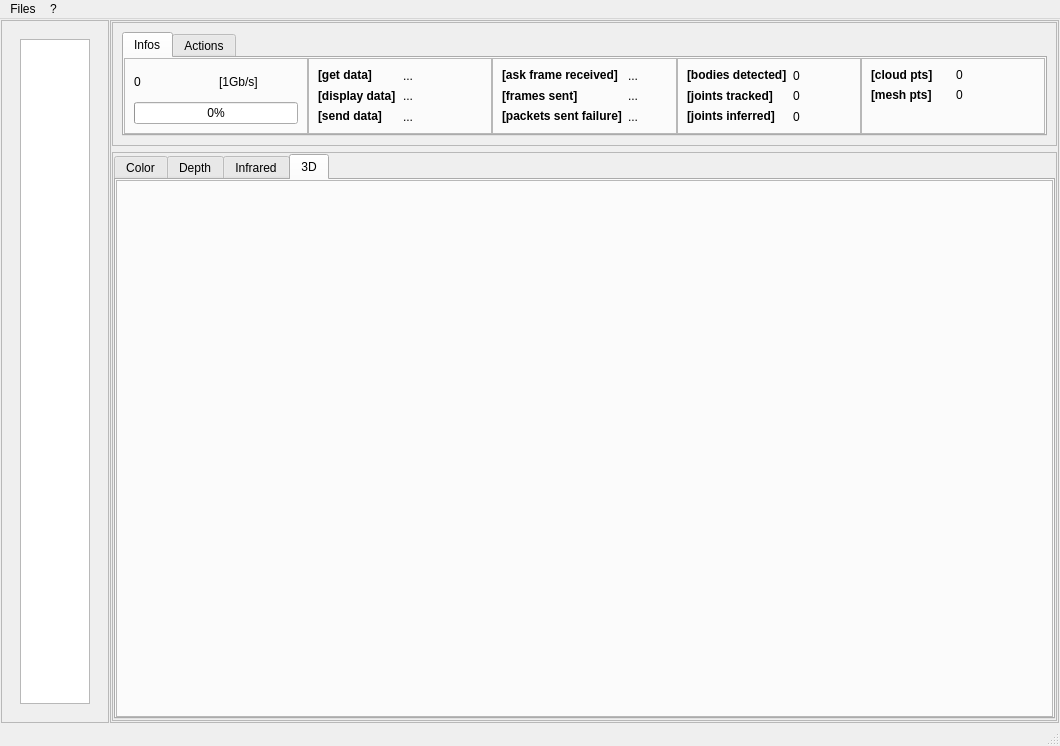
<?xml version="1.0" encoding="UTF-8"?>
<ui version="4.0">
 <class>GrabberW</class>
 <widget class="QMainWindow" name="GrabberW">
  <property name="geometry">
   <rect>
    <x>0</x>
    <y>0</y>
    <width>1060</width>
    <height>746</height>
   </rect>
  </property>
  <property name="windowTitle">
   <string>Scanner grabber</string>
  </property>
  <widget class="QWidget" name="centralwidget">
   <layout class="QHBoxLayout" name="horizontalLayout_7" stretch="1,20">
    <property name="spacing">
     <number>1</number>
    </property>
    <property name="leftMargin">
     <number>1</number>
    </property>
    <property name="topMargin">
     <number>1</number>
    </property>
    <property name="rightMargin">
     <number>1</number>
    </property>
    <property name="bottomMargin">
     <number>1</number>
    </property>
    <item>
     <widget class="QFrame" name="fLeftMenu">
      <property name="minimumSize">
       <size>
        <width>0</width>
        <height>50</height>
       </size>
      </property>
      <property name="frameShape">
       <enum>QFrame::StyledPanel</enum>
      </property>
      <property name="frameShadow">
       <enum>QFrame::Raised</enum>
      </property>
      <layout class="QVBoxLayout" name="vlLeftMenu">
       <item>
        <widget class="QWidget" name="widget" native="true">
         <layout class="QVBoxLayout" name="verticalLayout">
          <item>
           <widget class="QTextEdit" name="teLogs"/>
          </item>
         </layout>
        </widget>
       </item>
      </layout>
     </widget>
    </item>
    <item>
     <widget class="QFrame" name="fCenter">
      <property name="frameShape">
       <enum>QFrame::StyledPanel</enum>
      </property>
      <property name="frameShadow">
       <enum>QFrame::Raised</enum>
      </property>
      <layout class="QVBoxLayout" name="verticalLayout_7" stretch="1,10">
       <property name="leftMargin">
        <number>1</number>
       </property>
       <property name="topMargin">
        <number>1</number>
       </property>
       <property name="rightMargin">
        <number>1</number>
       </property>
       <property name="bottomMargin">
        <number>1</number>
       </property>
       <item>
        <widget class="QFrame" name="fCenterTop">
         <property name="frameShape">
          <enum>QFrame::StyledPanel</enum>
         </property>
         <property name="frameShadow">
          <enum>QFrame::Raised</enum>
         </property>
         <layout class="QGridLayout" name="gridLayout_6">
          <item row="0" column="0">
           <widget class="QTabWidget" name="tabWidget">
            <property name="currentIndex">
             <number>0</number>
            </property>
            <widget class="QWidget" name="tInfos">
             <attribute name="title">
              <string>Infos</string>
             </attribute>
             <layout class="QHBoxLayout" name="horizontalLayout_3">
              <property name="spacing">
               <number>0</number>
              </property>
              <property name="leftMargin">
               <number>0</number>
              </property>
              <property name="topMargin">
               <number>0</number>
              </property>
              <property name="rightMargin">
               <number>0</number>
              </property>
              <property name="bottomMargin">
               <number>0</number>
              </property>
              <item>
               <widget class="QFrame" name="frame_8">
                <property name="frameShape">
                 <enum>QFrame::StyledPanel</enum>
                </property>
                <property name="frameShadow">
                 <enum>QFrame::Raised</enum>
                </property>
                <layout class="QGridLayout" name="gridLayout_2">
                 <item row="0" column="1">
                  <widget class="QLabel" name="laMaxSend">
                   <property name="text">
                    <string>[1Gb/s]</string>
                   </property>
                  </widget>
                 </item>
                 <item row="0" column="0">
                  <widget class="QLabel" name="laCurrentSent">
                   <property name="text">
                    <string>0</string>
                   </property>
                  </widget>
                 </item>
                 <item row="1" column="0" colspan="2">
                  <widget class="QProgressBar" name="pbSentData">
                   <property name="value">
                    <number>0</number>
                   </property>
                  </widget>
                 </item>
                </layout>
               </widget>
              </item>
              <item>
               <widget class="QFrame" name="frame_6">
                <property name="frameShape">
                 <enum>QFrame::StyledPanel</enum>
                </property>
                <property name="frameShadow">
                 <enum>QFrame::Raised</enum>
                </property>
                <layout class="QGridLayout" name="gridLayout">
                 <item row="2" column="1">
                  <widget class="QLabel" name="laSendDataTime">
                   <property name="text">
                    <string>...</string>
                   </property>
                  </widget>
                 </item>
                 <item row="0" column="0">
                  <widget class="QLabel" name="label_37">
                   <property name="text">
                    <string>&lt;html&gt;&lt;head/&gt;&lt;body&gt;&lt;p&gt;&lt;span style=&quot; font-weight:600;&quot;&gt;[get data]&lt;/span&gt;&lt;/p&gt;&lt;/body&gt;&lt;/html&gt;</string>
                   </property>
                  </widget>
                 </item>
                 <item row="2" column="0">
                  <widget class="QLabel" name="label_38">
                   <property name="text">
                    <string>&lt;html&gt;&lt;head/&gt;&lt;body&gt;&lt;p&gt;&lt;span style=&quot; font-weight:600;&quot;&gt;[send data]&lt;/span&gt;&lt;/p&gt;&lt;/body&gt;&lt;/html&gt;</string>
                   </property>
                  </widget>
                 </item>
                 <item row="1" column="1">
                  <widget class="QLabel" name="laDisplayDataTime">
                   <property name="text">
                    <string>...</string>
                   </property>
                  </widget>
                 </item>
                 <item row="1" column="0">
                  <widget class="QLabel" name="label_39">
                   <property name="text">
                    <string>&lt;html&gt;&lt;head/&gt;&lt;body&gt;&lt;p&gt;&lt;span style=&quot; font-weight:600;&quot;&gt;[display data]&lt;/span&gt;&lt;/p&gt;&lt;/body&gt;&lt;/html&gt;</string>
                   </property>
                  </widget>
                 </item>
                 <item row="0" column="1">
                  <widget class="QLabel" name="laGetDataTime">
                   <property name="text">
                    <string>...</string>
                   </property>
                  </widget>
                 </item>
                </layout>
               </widget>
              </item>
              <item>
               <widget class="QFrame" name="frame">
                <property name="frameShape">
                 <enum>QFrame::StyledPanel</enum>
                </property>
                <property name="frameShadow">
                 <enum>QFrame::Raised</enum>
                </property>
                <layout class="QGridLayout" name="gridLayout_3">
                 <item row="2" column="2">
                  <widget class="QLabel" name="laSentFailurePackets">
                   <property name="text">
                    <string>...</string>
                   </property>
                  </widget>
                 </item>
                 <item row="1" column="2">
                  <widget class="QLabel" name="laFramesSent">
                   <property name="text">
                    <string>...</string>
                   </property>
                  </widget>
                 </item>
                 <item row="2" column="1">
                  <widget class="QLabel" name="label_42">
                   <property name="text">
                    <string>&lt;html&gt;&lt;head/&gt;&lt;body&gt;&lt;p&gt;&lt;span style=&quot; font-weight:600;&quot;&gt;[packets sent failure]&lt;/span&gt;&lt;/p&gt;&lt;/body&gt;&lt;/html&gt;</string>
                   </property>
                  </widget>
                 </item>
                 <item row="0" column="1">
                  <widget class="QLabel" name="label_40">
                   <property name="text">
                    <string>&lt;html&gt;&lt;head/&gt;&lt;body&gt;&lt;p&gt;&lt;span style=&quot; font-weight:600;&quot;&gt;[ask  frame received]&lt;/span&gt;&lt;/p&gt;&lt;/body&gt;&lt;/html&gt;</string>
                   </property>
                  </widget>
                 </item>
                 <item row="0" column="2">
                  <widget class="QLabel" name="laAskReceived">
                   <property name="text">
                    <string>...</string>
                   </property>
                  </widget>
                 </item>
                 <item row="1" column="1">
                  <widget class="QLabel" name="label_41">
                   <property name="text">
                    <string>&lt;html&gt;&lt;head/&gt;&lt;body&gt;&lt;p&gt;&lt;span style=&quot; font-weight:600;&quot;&gt;[frames sent]&lt;/span&gt;&lt;/p&gt;&lt;/body&gt;&lt;/html&gt;</string>
                   </property>
                  </widget>
                 </item>
                </layout>
               </widget>
              </item>
              <item>
               <widget class="QFrame" name="frame_2">
                <property name="frameShape">
                 <enum>QFrame::StyledPanel</enum>
                </property>
                <property name="frameShadow">
                 <enum>QFrame::Raised</enum>
                </property>
                <layout class="QGridLayout" name="gridLayout_4">
                 <item row="1" column="0">
                  <widget class="QLabel" name="label_2">
                   <property name="text">
                    <string>&lt;b&gt;[joints tracked]&lt;/b&gt;</string>
                   </property>
                  </widget>
                 </item>
                 <item row="1" column="1">
                  <widget class="QLabel" name="laNbJointsTracked">
                   <property name="text">
                    <string>0</string>
                   </property>
                  </widget>
                 </item>
                 <item row="2" column="1">
                  <widget class="QLabel" name="laNbJointsInferred">
                   <property name="text">
                    <string>0</string>
                   </property>
                  </widget>
                 </item>
                 <item row="0" column="0">
                  <widget class="QLabel" name="label">
                   <property name="text">
                    <string>&lt;b&gt;[bodies detected]&lt;/b&gt;</string>
                   </property>
                  </widget>
                 </item>
                 <item row="2" column="0">
                  <widget class="QLabel" name="label_3">
                   <property name="text">
                    <string>&lt;b&gt;[joints inferred]&lt;/b&gt;</string>
                   </property>
                  </widget>
                 </item>
                 <item row="0" column="1">
                  <widget class="QLabel" name="laNbBodies">
                   <property name="text">
                    <string>0</string>
                   </property>
                  </widget>
                 </item>
                </layout>
               </widget>
              </item>
              <item>
               <widget class="QFrame" name="frame_3">
                <property name="frameShape">
                 <enum>QFrame::StyledPanel</enum>
                </property>
                <property name="frameShadow">
                 <enum>QFrame::Raised</enum>
                </property>
                <layout class="QGridLayout" name="gridLayout_5">
                 <item row="1" column="1">
                  <widget class="QLabel" name="laNbPointsMesh">
                   <property name="text">
                    <string>0</string>
                   </property>
                  </widget>
                 </item>
                 <item row="0" column="1">
                  <widget class="QLabel" name="laNbPointsCloud">
                   <property name="text">
                    <string>0</string>
                   </property>
                  </widget>
                 </item>
                 <item row="1" column="0">
                  <widget class="QLabel" name="label_4">
                   <property name="text">
                    <string>&lt;html&gt;&lt;head/&gt;&lt;body&gt;&lt;p&gt;&lt;span style=&quot; font-weight:700;&quot;&gt;[mesh pts]&lt;/span&gt;&lt;/p&gt;&lt;/body&gt;&lt;/html&gt;</string>
                   </property>
                  </widget>
                 </item>
                 <item row="0" column="0">
                  <widget class="QLabel" name="laNbPointsCloudTxt">
                   <property name="text">
                    <string>&lt;html&gt;&lt;head/&gt;&lt;body&gt;&lt;p&gt;&lt;span style=&quot; font-weight:700;&quot;&gt;[cloud pts]&lt;/span&gt;&lt;/p&gt;&lt;/body&gt;&lt;/html&gt;</string>
                   </property>
                  </widget>
                 </item>
                 <item row="2" column="0">
                  <spacer name="verticalSpacer">
                   <property name="orientation">
                    <enum>Qt::Vertical</enum>
                   </property>
                   <property name="sizeHint" stdset="0">
                    <size>
                     <width>20</width>
                     <height>40</height>
                    </size>
                   </property>
                  </spacer>
                 </item>
                </layout>
               </widget>
              </item>
             </layout>
            </widget>
            <widget class="QWidget" name="tActions">
             <attribute name="title">
              <string>Actions</string>
             </attribute>
             <layout class="QHBoxLayout" name="horizontalLayout">
              <item>
               <widget class="QPushButton" name="pbSaveCloud">
                <property name="text">
                 <string>Save current cloud</string>
                </property>
               </widget>
              </item>
              <item>
               <widget class="QPushButton" name="pbStartSavingCloud">
                <property name="text">
                 <string>Start saving cloud</string>
                </property>
               </widget>
              </item>
              <item>
               <widget class="QPushButton" name="pbStopSavingCloud">
                <property name="enabled">
                 <bool>false</bool>
                </property>
                <property name="text">
                 <string>Stop saving cloud</string>
                </property>
               </widget>
              </item>
              <item>
               <spacer name="horizontalSpacer">
                <property name="orientation">
                 <enum>Qt::Horizontal</enum>
                </property>
                <property name="sizeHint" stdset="0">
                 <size>
                  <width>949</width>
                  <height>20</height>
                 </size>
                </property>
               </spacer>
              </item>
             </layout>
            </widget>
           </widget>
          </item>
         </layout>
        </widget>
       </item>
       <item>
        <widget class="QFrame" name="fCenterMiddle">
         <property name="frameShape">
          <enum>QFrame::StyledPanel</enum>
         </property>
         <property name="frameShadow">
          <enum>QFrame::Raised</enum>
         </property>
         <layout class="QHBoxLayout" name="horizontalLayout_2" stretch="1">
          <property name="spacing">
           <number>1</number>
          </property>
          <property name="leftMargin">
           <number>1</number>
          </property>
          <property name="topMargin">
           <number>1</number>
          </property>
          <property name="rightMargin">
           <number>1</number>
          </property>
          <property name="bottomMargin">
           <number>1</number>
          </property>
          <item>
           <widget class="QTabWidget" name="twKinectData">
            <property name="currentIndex">
             <number>3</number>
            </property>
            <widget class="QWidget" name="tColor">
             <attribute name="title">
              <string>Color</string>
             </attribute>
            </widget>
            <widget class="QWidget" name="tDepth">
             <attribute name="title">
              <string>Depth</string>
             </attribute>
             <layout class="QVBoxLayout" name="verticalLayout_3" stretch="20">
              <property name="spacing">
               <number>1</number>
              </property>
              <property name="leftMargin">
               <number>1</number>
              </property>
              <property name="topMargin">
               <number>1</number>
              </property>
              <property name="rightMargin">
               <number>1</number>
              </property>
              <property name="bottomMargin">
               <number>1</number>
              </property>
              <item>
               <widget class="QFrame" name="fDepth">
                <property name="frameShape">
                 <enum>QFrame::StyledPanel</enum>
                </property>
                <property name="frameShadow">
                 <enum>QFrame::Raised</enum>
                </property>
               </widget>
              </item>
             </layout>
            </widget>
            <widget class="QWidget" name="tInfra">
             <attribute name="title">
              <string>Infrared</string>
             </attribute>
             <layout class="QVBoxLayout" name="verticalLayout_2" stretch="20">
              <property name="spacing">
               <number>2</number>
              </property>
              <property name="leftMargin">
               <number>1</number>
              </property>
              <property name="topMargin">
               <number>1</number>
              </property>
              <property name="rightMargin">
               <number>1</number>
              </property>
              <property name="bottomMargin">
               <number>1</number>
              </property>
              <item>
               <widget class="QFrame" name="fInfra">
                <property name="frameShape">
                 <enum>QFrame::StyledPanel</enum>
                </property>
                <property name="frameShadow">
                 <enum>QFrame::Raised</enum>
                </property>
               </widget>
              </item>
             </layout>
            </widget>
            <widget class="QWidget" name="t3D">
             <attribute name="title">
              <string>3D</string>
             </attribute>
             <layout class="QVBoxLayout" name="verticalLayout_6">
              <property name="spacing">
               <number>0</number>
              </property>
              <property name="leftMargin">
               <number>0</number>
              </property>
              <property name="topMargin">
               <number>0</number>
              </property>
              <property name="rightMargin">
               <number>0</number>
              </property>
              <property name="bottomMargin">
               <number>0</number>
              </property>
              <item>
               <widget class="QFrame" name="f3D">
                <property name="frameShape">
                 <enum>QFrame::StyledPanel</enum>
                </property>
                <property name="frameShadow">
                 <enum>QFrame::Raised</enum>
                </property>
               </widget>
              </item>
             </layout>
            </widget>
           </widget>
          </item>
         </layout>
        </widget>
       </item>
      </layout>
     </widget>
    </item>
   </layout>
  </widget>
  <widget class="QMenuBar" name="menubar">
   <property name="geometry">
    <rect>
     <x>0</x>
     <y>0</y>
     <width>1060</width>
     <height>21</height>
    </rect>
   </property>
   <widget class="QMenu" name="menuFiles">
    <property name="title">
     <string>Files</string>
    </property>
    <addaction name="actionSave_camera_parameters"/>
    <addaction name="actionLoad_camera_parameters"/>
   </widget>
   <widget class="QMenu" name="menu">
    <property name="title">
     <string>?</string>
    </property>
    <addaction name="actionAbout_scanner_grabber"/>
   </widget>
   <addaction name="menuFiles"/>
   <addaction name="menu"/>
  </widget>
  <widget class="QStatusBar" name="statusbar"/>
  <action name="actionSave_camera_intrinsics">
   <property name="text">
    <string>Save camera intrinsics</string>
   </property>
  </action>
  <action name="actionSave_camera_depth_space_table">
   <property name="text">
    <string>Save camera depth space table</string>
   </property>
  </action>
  <action name="actionSave_camera_parameters">
   <property name="text">
    <string>Save camera parameters</string>
   </property>
  </action>
  <action name="actionLoad_camera_parameters">
   <property name="text">
    <string>Load camera parameters</string>
   </property>
  </action>
  <action name="actionAbout_scanner_grabber">
   <property name="text">
    <string>About scanner grabber</string>
   </property>
  </action>
 </widget>
 <resources/>
 <connections/>
</ui>
